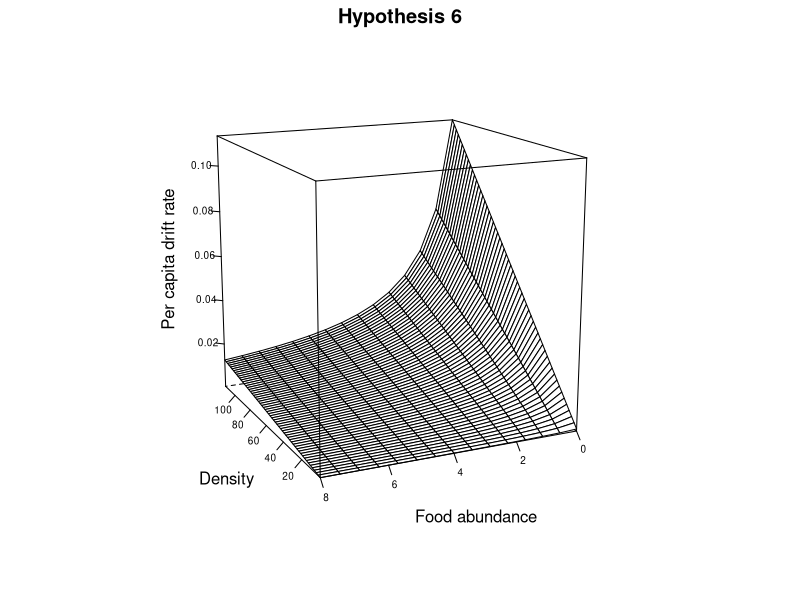
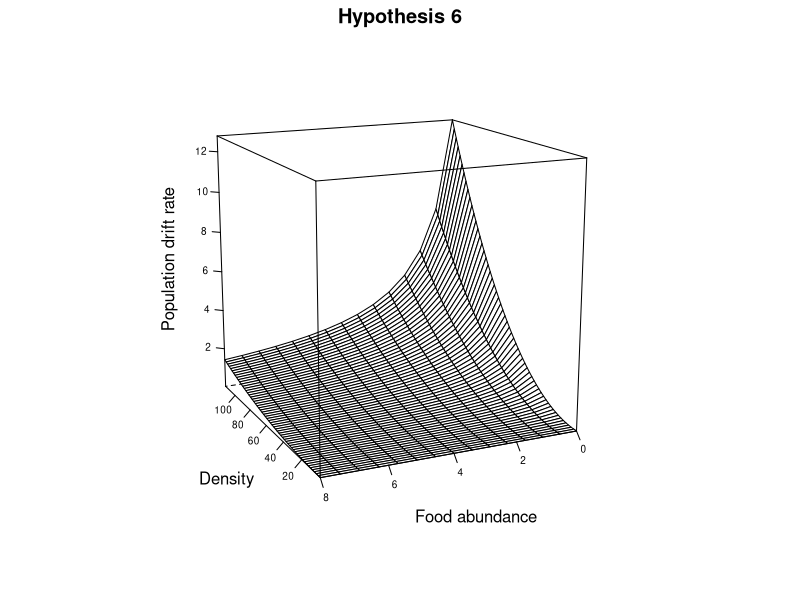

The R source for these figures, in order:
#### plotting per capita drift rates for varied densities and food abundances
#21 Sep 2011
library(lattice)
d = expand.grid(N = seq(1,113,by=2), f = seq(0,8, length=15))

m = .001
b = 1

d$NN = m

d$LRpgd = m * d$N / (b + d$f)
d$LRtot = m * d$N / (b + d$f) * d$N

trellis.par.set("axis.line", list(col="transparent"))
par(mfrow=c(1,2))
print(wireframe(d$LRpgd ~ d$N + d$f,
	main = "Hypothesis 6",
	zlab = list(label = "Per capita drift rate", rot = 90),
	xlab = 'Density',
	ylab = 'Food abundance',
	screen = c(z=-245, x=-75),
	scales = list(arrows=FALSE, cex=.6, col=1, tck=0.75)

))

print(wireframe(d$LRtot ~ d$N + d$f,
	main = "Hypothesis 6",
	zlab = list(label = "Population drift rate", rot = 90),
	xlab = 'Density',
	ylab = 'Food abundance',
	screen = c(z=-245, x=-75),
	scales = list(arrows=FALSE, cex=.6, col=1, tck=0.75)
))
